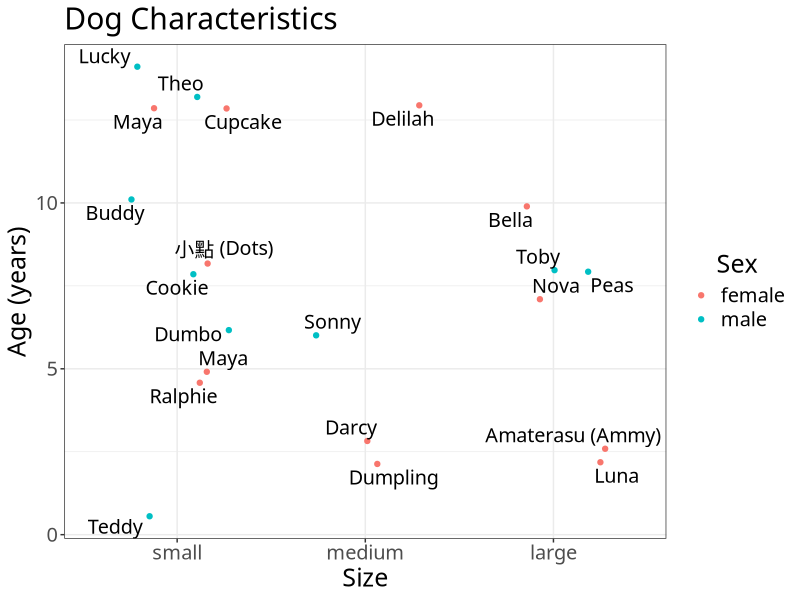

Write R code to recreate this figure.
## ---- chunk 1
knitr::opts_chunk$set(echo = TRUE)
## ---- chunk 2
library(tidyverse)
library(knitr)
library(ggrepel)
## ---- chunk 3
dogs <- read_csv("dogs/dogs.csv", 
                 col_types = cols(col_character(),
                                  col_character(), 
                                  col_factor(),
                                  col_factor(),
                                  col_double()))
dogs$Size <- fct_relevel(dogs$Size, "small")

## ---- chunk 4
kable(dogs)
## ---- chunk 5
dogs %>%
  filter(Name == "Dumpling") %>%
  kable()
## ---- chunk 6
dogs %>%
  filter(Name == "Cupcake") %>%
  kable()
## ---- chunk 7
dogs %>%
  filter(Name == "Bella") %>%
  kable()
## ---- chunk 8
dogs %>%
  filter(Name == "Nova") %>%
  kable()
## ---- chunk 9
dogs %>%
  filter(Name == "Peas") %>%
  kable()
## ---- chunk 10
dogs %>%
  filter(Name == "Delilah") %>%
  kable()
## ---- chunk 11
dogs %>%
  filter(Name == "Dumbo") %>%
  kable()
## ---- chunk 12
dogs %>%
  filter(Name == "Maya", `Age (years)` == 5) %>%
  kable()
## ---- chunk 13
dogs %>%
  filter(Name == "Toby") %>%
  kable()
## ---- chunk 14
dogs %>%
  filter(Name == "Sonny") %>%
  kable()
## ---- chunk 15
dogs %>%
  filter(Name == "Cookie") %>%
  kable()
## ---- chunk 16
dogs %>%
  filter(Name == "Luna") %>%
  kable()
## ---- chunk 17
dogs %>%
  filter(Name == "Buddy") %>%
  kable()
## ---- chunk 18
dogs %>%
  filter(Name == "Maya", `Age (years)` == 13) %>%
  kable()
## ---- chunk 19
dogs %>%
  filter(Name == "小點 (Dots)") %>%
  kable()
## ---- chunk 20
dogs %>%
  filter(Name == "Teddy") %>%
  kable()
## ---- chunk 21
dogs %>%
  ggplot(aes(x=Size, y=`Age (years)`, colour = Sex)) +
  geom_jitter(position = position_jitter(width = 0.3, 
                                         seed = 6)) + 
  geom_text_repel(aes(label=Name), 
                  position = position_jitter(width = 0.3, 
                                             seed = 6), 
                  show.legend = FALSE, 
                  colour = "black",
                  family = "STFangsong",
                  size = 5) +
  labs(y = "Age (years)",
       x = "Size",
       title = "Dog Characteristics") +
  theme_bw() +
  theme(text = element_text(size = 18, 
                            family = "STFangsong"),
        legend.title.align = 0.5)
